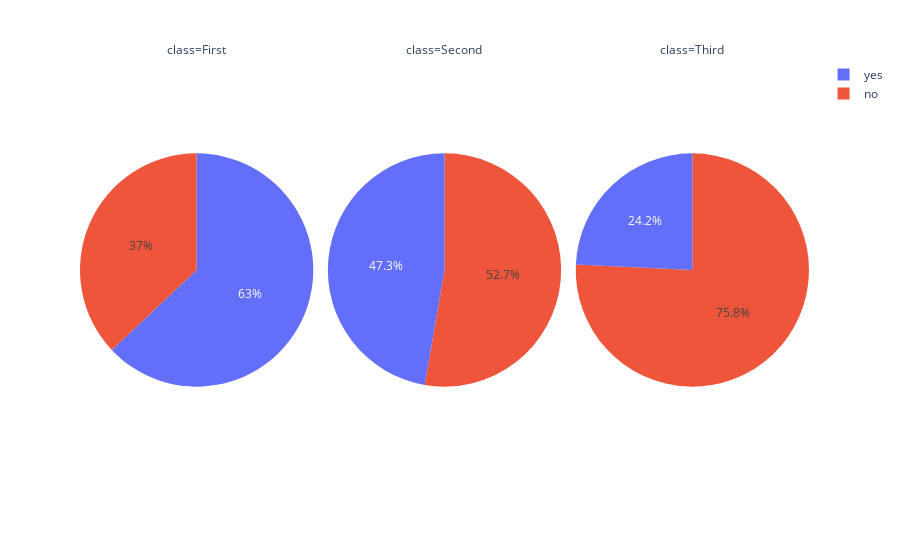

Notebook code cell kept with this figure:
### Code cell


### Figure 1 — Plotly figure (JSON) as saved in the notebook; plotly's stock layout.template omitted (floating-point values rounded to 4 significant figures)
{"data": [{"domain": {"x": [0, 0.32], "y": [0, 1]}, "hovertemplate": "class=First<br>alive=%{label}<br>freq=%{value}<extra></extra>", "labels": ["no", "yes"], "legendgroup": "", "name": "", "showlegend": true, "type": "pie", "values": [80, 136]}, {"domain": {"x": [0.34, 0.66], "y": [0, 1]}, "hovertemplate": "class=Second<br>alive=%{label}<br>freq=%{value}<extra></extra>", "labels": ["no", "yes"], "legendgroup": "", "name": "", "showlegend": true, "type": "pie", "values": [97, 87]}, {"domain": {"x": [0.68, 1.0], "y": [0, 1]}, "hovertemplate": "class=Third<br>alive=%{label}<br>freq=%{value}<extra></extra>", "labels": ["no", "yes"], "legendgroup": "", "name": "", "showlegend": true, "type": "pie", "values": [372, 119]}], "layout": {"annotations": [{"font": {}, "showarrow": false, "text": "class=First", "x": 0.16, "xanchor": "center", "xref": "paper", "y": 1, "yanchor": "bottom", "yref": "paper"}, {"font": {}, "showarrow": false, "text": "class=Second", "x": 0.5, "xanchor": "center", "xref": "paper", "y": 1, "yanchor": "bottom", "yref": "paper"}, {"font": {}, "showarrow": false, "text": "class=Third", "x": 0.84, "xanchor": "center", "xref": "paper", "y": 1, "yanchor": "bottom", "yref": "paper"}], "legend": {"tracegroupgap": 0}, "margin": {"t": 60}}}
